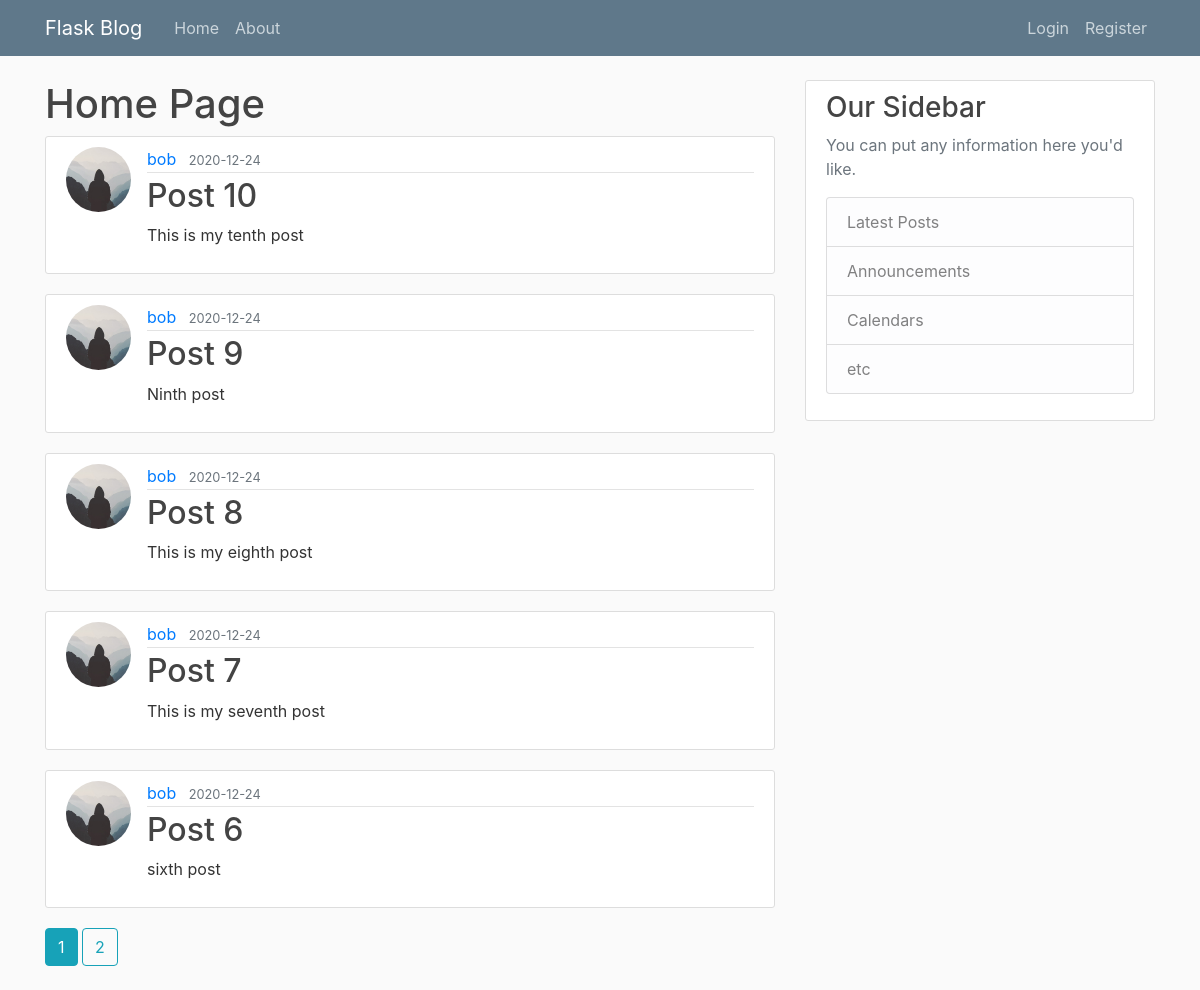
Page /home on the earlier database version.
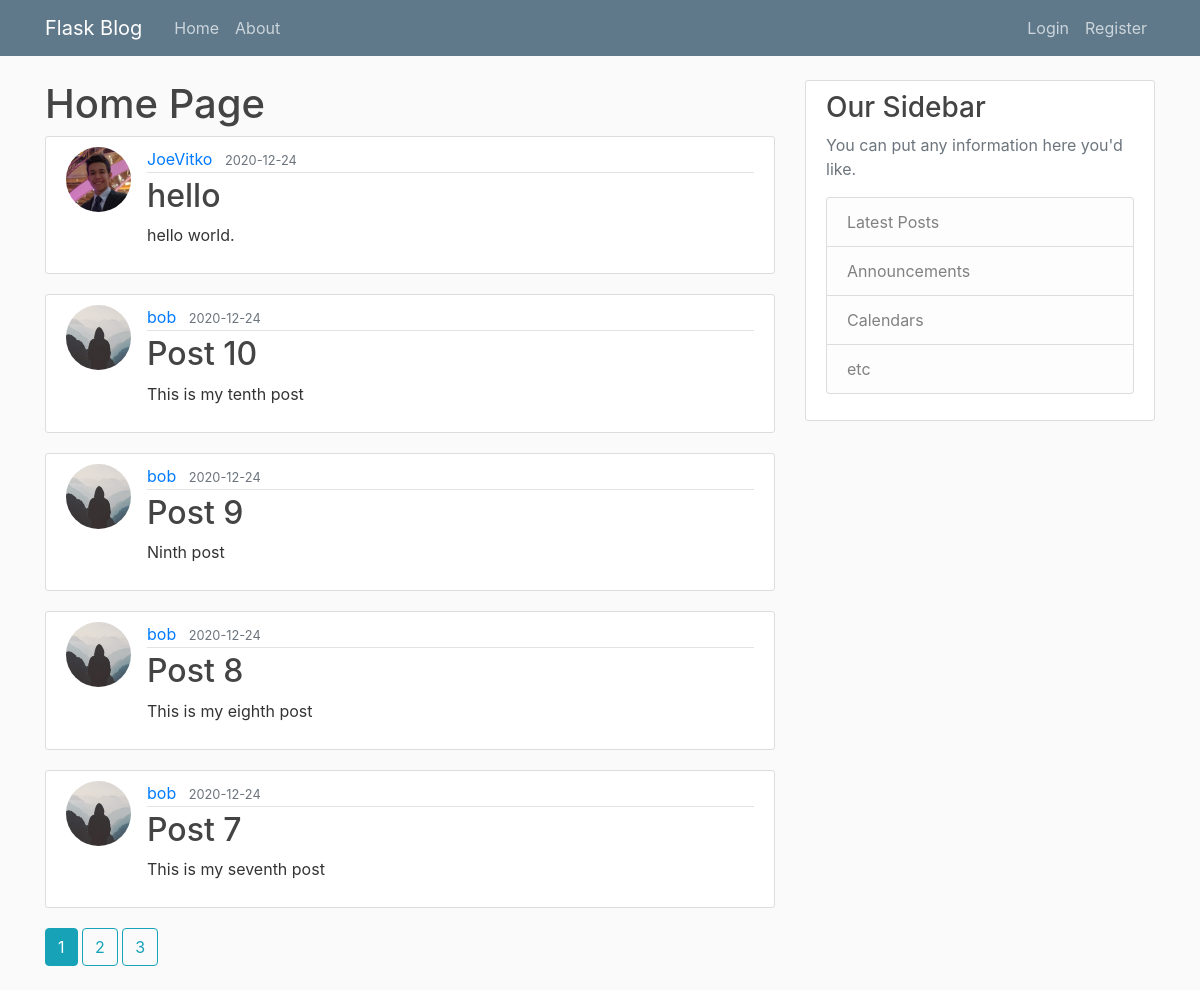
Same page on the later database version.
### flaskblog/models.py (models this page shows, shortened)
class Post(db.Model):
    id = db.Column(db.Integer, primary_key=True)
    title = db.Column(db.String(100), nullable=False)
    date_posted = db.Column(db.DateTime, nullable=False, default=datetime.utcnow)
    content = db.Column(db.Text, nullable=False)
    user_id = db.Column(db.Integer, db.ForeignKey('user.id'), nullable=False)

class User(db.Model, UserMixin):
    id = db.Column(db.Integer, primary_key=True)
    username = db.Column(db.String(20), unique=True, nullable=False)
    email = db.Column(db.String(120), unique=True, nullable=False)
    image_file = db.Column(db.String(20), nullable=False, default='default.jpg')
    password = db.Column(db.String(60), nullable=False)
    posts = db.relationship('Post', backref='author', lazy=True)

### flaskblog/main/routes.py (the view)
@main.route('/')
@main.route('/home')
def home():
    page = request.args.get('page', 1, type=int)
    posts = Post.query.order_by(Post.date_posted.desc()).paginate(per_page=5)
    return render_template('home.html', posts=posts, page=page)

### flaskblog/templates/home.html
{% extends "layout.html" %}
{% block content %}
    <h1>Home Page</h1>
    {% for post in posts.items %}
        <article class="media content-section">
            <img class="rounded-circle article-img" src="{{ url_for('static', filename='profile_pics/' + post.author.image_file) }}">
            <div class="media-body">
            <div class="article-metadata">
              <a class="mr-2" href="{{ url_for('users.user_posts', username=post.author.username) }}">{{ post.author.username }}</a>
              <small class="text-muted">{{ post.date_posted.strftime('%Y-%m-%d') }}</small>
            </div>
            <h2><a class="article-title" href="{{ url_for('posts.post', post_id=post.id) }}">{{ post.title }}</a></h2>
            <p class="article-content">{{ post.content }}</p>
          </div>
        </article>
    {% endfor %}
    {% for page_num in posts.iter_pages(left_edge=1, right_edge=1, left_current=1, right_current=2) %}
        {% if page_num %}
            {% if posts.page == page_num %}
            <a class="btn btn-info mb-4" href="{{ url_for('main.home', page=page_num) }}">{{ page_num }}</a>
            {% else %}
            <a class="btn btn-outline-info mb-4" href="{{ url_for('main.home', page=page_num) }}">{{ page_num }}</a>
            {% endif %}
        {% else %}
        ...
        {% endif %}
    {% endfor %}
{% endblock content %}

### flaskblog/templates/layout.html (shortened to what this page needs)
<!DOCTYPE html>
<html>
<head>
    <link rel="stylesheet" href="https://maxcdn.bootstrapcdn.com/bootstrap/4.0.0/css/bootstrap.min.css">
    <link rel="stylesheet" type="text/css" href="{{ url_for('static', filename='main.css') }}">
</head>
<body>
    <header class="site-header">
      <nav class="navbar navbar-expand-md navbar-dark bg-steel fixed-top">
        <div class="container">
          <a class="navbar-brand mr-4" href="/">Flask Blog</a>
          <div class="collapse navbar-collapse" id="navbarToggle">
            <div class="navbar-nav mr-auto">
              <a class="nav-item nav-link" href="{{ url_for('main.home') }}">Home</a>
              <a class="nav-item nav-link" href="{{ url_for('main.about') }}">About</a>
            </div>
             <div class="navbar-nav">
              {% if current_user.is_authenticated %}
                 <a class="nav-item nav-link" href="{{ url_for('posts.new_post') }}">New Post</a>
                 <a class="nav-item nav-link" href="{{ url_for('users.account') }}">Account</a>
                 <a class="nav-item nav-link" href="{{ url_for('users.logout') }}">Logout</a>
              {% else %}
                <a class="nav-item nav-link" href="{{ url_for('users.login') }}">Login</a>
                <a class="nav-item nav-link" href="{{ url_for('users.register') }}">Register</a>
              {% endif %}
            </div>
          </div>
        </div>
      </nav>
    </header>
    <main role="main" class="container">
      <div class="row">
        <div class="col-md-8">
            {% block content %}{% endblock %}
        </div>
        <div class="col-md-4">
          <div class="content-section">
            <h3>Our Sidebar</h3>
            <p class='text-muted'>You can put any information here you'd like.
              <ul class="list-group">
                <li class="list-group-item list-group-item-light">Latest Posts</li>
                <li class="list-group-item list-group-item-light">Announcements</li>
                <li class="list-group-item list-group-item-light">Calendars</li>
                <li class="list-group-item list-group-item-light">etc</li>
              </ul>
            </p>
          </div>
        </div>
      </div>
    </main>
</body>
</html>

### flaskblog/static/main.css (style rules this page uses)
body { background: #fafafa; color: #333333; margin-top: 5rem; }
h1, h2, h3, h4, h5, h6 { color: #444444; }
.bg-steel { background-color: #5f788a; }
.site-header .navbar-nav .nav-link { color: #cbd5db; }
.content-section { background: #ffffff; padding: 10px 20px; border: 1px solid #dddddd; border-radius: 3px; margin-bottom: 20px; }
.article-title { color: #444444; }
.article-content { white-space: pre-line; }
.article-img { height: 65px; width: 65px; margin-right: 16px; }
.article-metadata { padding-bottom: 1px; margin-bottom: 4px; border-bottom: 1px solid #e3e3e3 }

Differences in the rows shown:
no longer on this page (row unchanged): Post: image_file (placeholder picture), author.username "bob", date_posted "2020-12-24", title "Post 6", content "sixth post"
added Post: image_file (picture), author.username "JoeVitko", date_posted "2020-12-24", title "hello", content "hello world."
Other differences:
new list line: "3"
